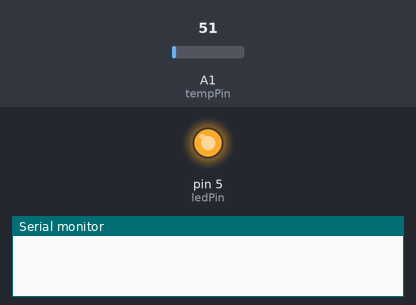
The sketch below on a simulated Arduino Uno, built with avr-gcc and run on an emulated ATmega328P. Parts: output pins drawn as LEDs (lit = HIGH), the last lines printed to the serial monitor. The test bench sets the inputs (shaded band); at power-on: A1 (tempPin) = 51.

Above: at 1.4 s.
1.5 s: A1 (tempPin) set to 66
3.6 s: A1 (tempPin) set to 77
At 5.3 s:
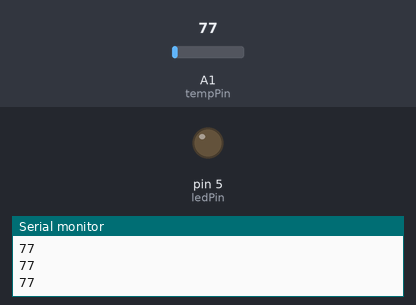
Timing chart, 0 to 6.8 s (numbered marks = the images above; inputs shaded):
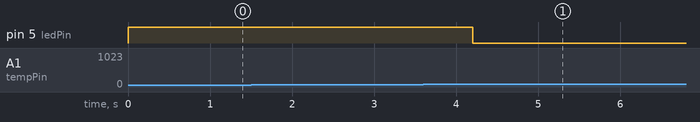

Measured:
- the behaviour switches between 69 and 70 on A1 (tempPin) (found by bisection; images 0 and 1)
- after the input at 1.5 s, every drawn part: stays the same
- after the input at 3.6 s, pin 5 (ledPin): HIGH → LOW after 0.60 s

The sketch:

sketch.ino
```cpp
float temp;
int tempPin = 1;
int temp2=0;
int ledPin=5;
int x=1;

void setup()
{
Serial.begin(9600);
pinMode(ledPin,OUTPUT);
}
void loop()
{
temp=analogRead(tempPin);

if(x==1)
  digitalWrite(ledPin,HIGH);
else
  digitalWrite(ledPin,LOW);

temp2=(int)temp;

if(temp2>=70)
{
  Serial.println(temp2);
  x=0;
}
delay(600);
}
```
